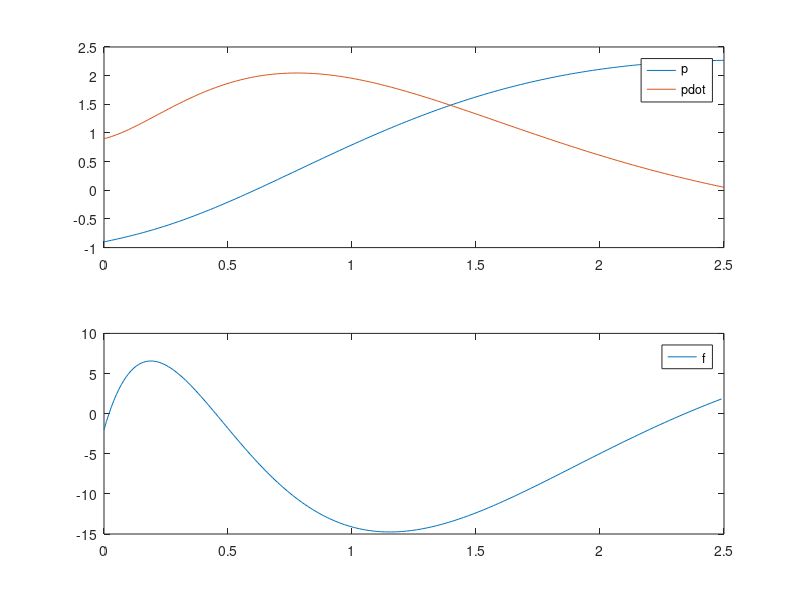

Write the MATLAB code that produced this figure.
function startercode054646
[T,X,U,XFORDISPLAY] = RunSimulation;
PlotResults(T,X,U);
p = mat2str(XFORDISPLAY(1),8)
pdot = mat2str(XFORDISPLAY(2),8)
end

function [actuators,data] = initControlSystem(sensors,references,parameters,data)
%%%%%%%%%%%%%%%%%%
% MODIFY
data.A = [0 1; -5/8 5/8];
data.B = [0;1/8];
data.C = [1 0];
data.xhat = [0;0];
data.u=0;

pcon = [-1,-0.5];
pobs = [-3,-1.5]';

data.K = acker(data.A,data.B,pcon);
data.L = acker(data.A',data.C',pobs)';
data.K
data.L
%
%%%%%%%%%%%%%%%%%%
[actuators,data] = runControlSystem(sensors,references,parameters,data);
end

function [actuators,data] = runControlSystem(sensors,references,parameters,data)
%%%%%%%%%%%%%%%%%%
% MODIFY
u=-data.K*data.xhat;
y=sensors.p + 0; %p - pe
data.xhat=data.xhat+(data.A*data.xhat+data.B*u-data.L*(data.C*data.xhat-y))*parameters.tStep;
actuators.f= u-2; %u + fe
%
%%%%%%%%%%%%%%%%%%
end

function [T,X,U,XFORDISPLAY] = RunSimulation
[t,x,tStep,nSteps,nStepsForDisplay] = InitSimulation;
T = t;
X = x;
U = [];
controller.init = @initControlSystem;
controller.run = @runControlSystem;
controller.sensors = GetSensors(t,x);
controller.references = struct;
controller.parameters = struct('tStep',tStep);
controller.data = struct;
[controller.actuators,controller.data] = ...
    controller.init(controller.sensors, ...
                    controller.references, ...
                    controller.parameters, ...
                    controller.data);
for iStep = 1:nSteps
    u = GetInput(controller.actuators);
    [t,x] = ode45(@(t,x) GetXDot(t,x,u),[t t+tStep],x);
    t = t(end);
    x = x(end,:)';
    controller.sensors = GetSensors(t,x);
    [controller.actuators,controller.data] = ...
    controller.run(controller.sensors, ...
                    controller.references, ...
                    controller.parameters, ...
                    controller.data);
    T = [T t];
    X = [X x];
    U = [U u];
    if iStep==nStepsForDisplay
        XFORDISPLAY = x;
    end
end
end

function [t,x,tStep,nSteps,nStepsForDisplay] = InitSimulation
t = 0;
x = [-0.90; 0.90];
tStep = 0.010;
nStepsForDisplay = 25;
nSteps = 250;
end

function u = GetInput(actuators)
u = actuators.f;
end

function sensors = GetSensors(t,x)
sensors.t = t;
sensors.p = x(1);
end

function xdot = GetXDot(t,x,u)
xdot = [x(2); (1/8)*(-(-5*x(2)+5*x(1)+-2)+u(1))];
end

function PlotResults(T,X,U)
clf;
subplot(2,1,1);
plot(T,X);
legend('p','pdot');
subplot(2,1,2);
plot(T(1:end-1),U);
legend('f');
end
